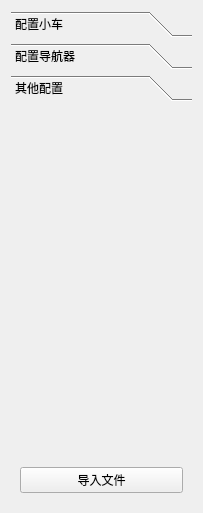
<?xml version="1.0" encoding="UTF-8"?>
<ui version="4.0">
 <class>ExperimentConfigWidget</class>
 <widget class="QWidget" name="ExperimentConfigWidget">
  <property name="geometry">
   <rect>
    <x>0</x>
    <y>0</y>
    <width>203</width>
    <height>513</height>
   </rect>
  </property>
  <property name="windowTitle">
   <string>Form</string>
  </property>
  <layout class="QVBoxLayout" name="verticalLayout_4">
   <item>
    <widget class="QToolBox" name="toolBoxConfigs">
     <property name="currentIndex">
      <number>2</number>
     </property>
     <widget class="QWidget" name="pageConfigCars">
      <property name="geometry">
       <rect>
        <x>0</x>
        <y>0</y>
        <width>185</width>
        <height>417</height>
       </rect>
      </property>
      <attribute name="label">
       <string>配置小车</string>
      </attribute>
      <layout class="QVBoxLayout" name="verticalLayout" stretch="1,1">
       <item>
        <widget class="ObjectEditWidget" name="carEdit" native="true"/>
       </item>
       <item>
        <widget class="QListWidget" name="listWidgetCars"/>
       </item>
      </layout>
     </widget>
     <widget class="QWidget" name="pageConfigNavigators">
      <property name="geometry">
       <rect>
        <x>0</x>
        <y>0</y>
        <width>185</width>
        <height>417</height>
       </rect>
      </property>
      <attribute name="label">
       <string>配置导航器</string>
      </attribute>
      <layout class="QVBoxLayout" name="verticalLayout_2" stretch="1,1">
       <item>
        <widget class="ObjectEditWidget" name="navigatorEdit" native="true"/>
       </item>
       <item>
        <widget class="QListWidget" name="listWidgetNavigators"/>
       </item>
      </layout>
     </widget>
     <widget class="QWidget" name="pageConfigOthers">
      <property name="geometry">
       <rect>
        <x>0</x>
        <y>0</y>
        <width>185</width>
        <height>417</height>
       </rect>
      </property>
      <attribute name="label">
       <string>其他配置</string>
      </attribute>
      <layout class="QVBoxLayout" name="verticalLayout_3">
       <item>
        <widget class="ObjectEditWidget" name="navigatorEdit_2" native="true"/>
       </item>
       <item>
        <widget class="QPushButton" name="pushButtonImportMap">
         <property name="text">
          <string>导入文件</string>
         </property>
        </widget>
       </item>
      </layout>
     </widget>
    </widget>
   </item>
  </layout>
 </widget>
 <customwidgets>
  <customwidget>
   <class>ObjectEditWidget</class>
   <extends>QWidget</extends>
   <header location="global">ObjectEditWidget.h</header>
   <container>1</container>
  </customwidget>
 </customwidgets>
 <resources/>
 <connections/>
</ui>
